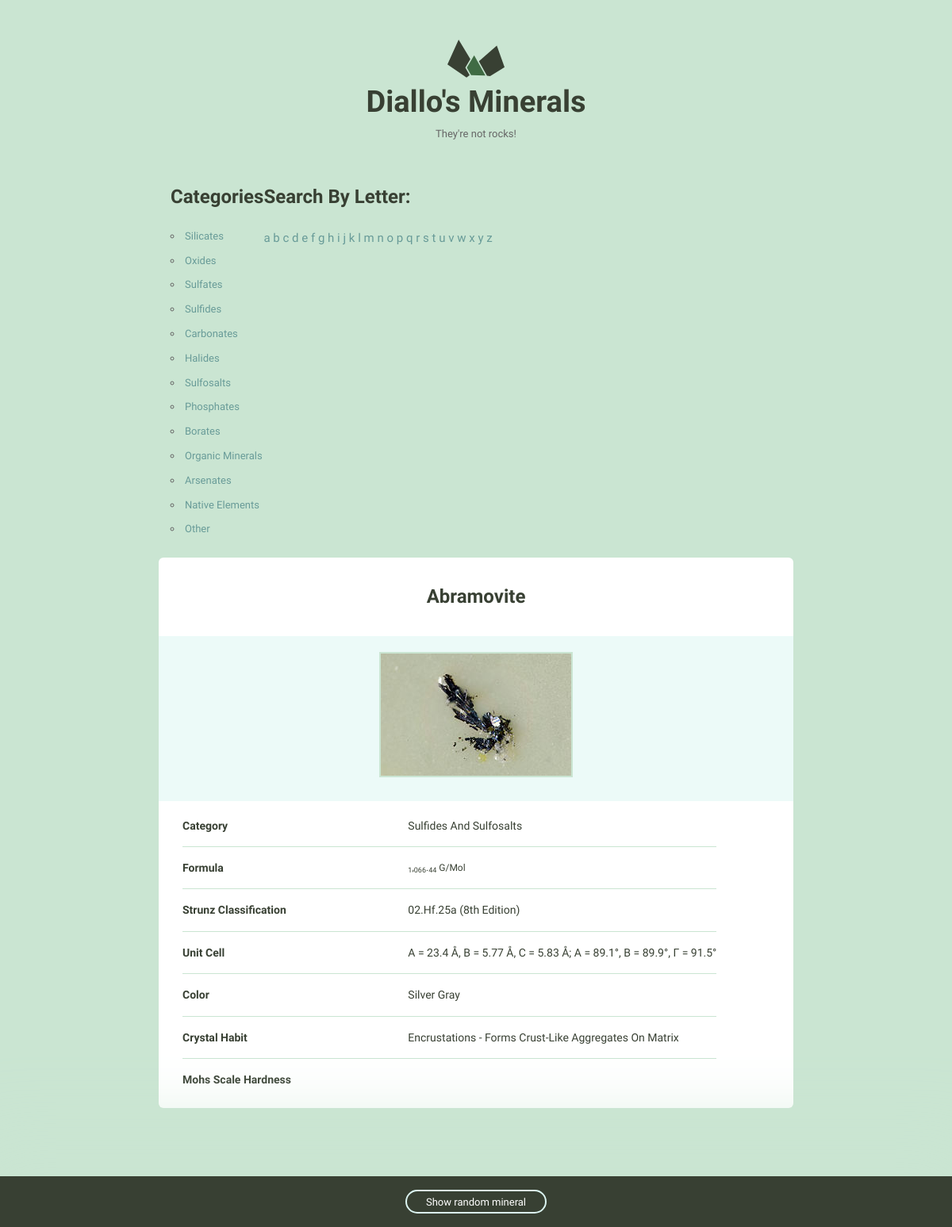
Page /4/ on the committed database.
### minerals/models.py (models this page shows, shortened)
class Mineral(models.Model):
    name = models.CharField(max_length=255)
    image_filename = models.CharField(max_length=255)
    image_caption = models.CharField(max_length=255, blank=True,
                                     default='', null=True)
    category = models.CharField(max_length=255, blank=True,
                                default='', null=True)
    formula = models.CharField(max_length=255, blank=True,
                               default='', null=True)
    strunz_classification = models.CharField(max_length=255, blank=True,
                                             default='', null=True)
    crystal_system = models.CharField(max_length=255, blank=True,
                                      default='', null=True)
    unit_cell = models.CharField(max_length=255, blank=True,
                                 default='', null=True)
    color = models.CharField(max_length=255, blank=True,
                             default='', null=True)
    crystal_symmetry = models.CharField(max_length=255, blank=True,
                                        default='', null=True)
    cleavage = models.CharField(max_length=255, blank=True,
                                default='', null=True)
    mohs_scale_hardness = models.CharField(max_length=255,
                                           blank=True, default='', null=True)
    luster = models.CharField(max_length=255, blank=True,
                              default='', null=True)
    streak = models.CharField(max_length=255, blank=True,
                              default='', null=True)
    diaphaneity = models.CharField(max_length=255, blank=True,
                                   default='', null=True)
    optical_properties = models.CharField(max_length=255, blank=True,
                                          default='', null=True)
    refractive_index = models.CharField(max_length=255, blank=True,
                                        default='', null=True)
    crystal_habit = models.CharField(max_length=255, blank=True,
                                     default='', null=True)
    specific_gravity = models.CharField(max_length=255, blank=True,
                                        default='', null=True)
    group = models.CharField(max_length=255, blank=True, default='', null=True)
    class Meta:
        ordering = ['name', ]

### minerals/views.py (the view)
# urls.py: url(r'^(?P<pk>\d+)/$', views.mineral_detail, name='detail'),
def mineral_detail(request, pk):
    mineral = get_object_or_404(Mineral, pk=pk)
    minerals = Mineral.objects.all()
    random_mineral = random.choice(minerals)
    return render(request, 'minerals/mineral_detail.html', {
        'mineral': mineral, 'random_mineral': random_mineral})

### minerals/templatetags/minerals_extras.py (called while the page is built)
@register.inclusion_tag('minerals/mineral_nav.html')
def nav_mineral_list():
    return {'groups': groups}

### minerals/templates/minerals/mineral_detail.html (shortened to what this page needs)
{% extends 'layout.html' %}
{% load static %}
{% block content %}
 <div class="grid-100 mineral__container">
      <h1 class="mineral__name">{{ mineral.name|title  }}</h1>
      <div class="mineral__image-bg">
        <img class="mineral__image" src="{% static 'minerals/img' %}/{{mineral.image_filename}}" alt="{{mineral.name|title }}">
        <p class="mineral__caption">{{ mineral.image_caption|title  }}</p>
      </div>
      <div class="mineral__table-container">
        <table class="mineral__table">
          <tr>
            <td class="mineral__category">Category</td>
            <td>{{ mineral.category|title  }}</td>
          </tr>
          <tr>
            <td class="mineral__category">Formula</td>
            <td class="mineral__formula">{{ mineral.formula|title|safe  }}</td>
          </tr>
          <tr>
            <td class="mineral__category">Strunz Classification</td>
            <td>{{ mineral.strunz_classification|title  }}</td>
          </tr>
          <tr>
            <td class="mineral__category">Unit Cell</td>
            <td>{{ mineral.unit_cell|title  }}</td>
          </tr>
          <tr>
            <td class="mineral__category">Color</td>
            <td>{{ mineral.color|title  }}</td>
          </tr>
          <tr>
            <td class="mineral__category">Crystal Habit</td>
            <td>{{ mineral.crystal_habit|title  }}</td>
          </tr>
          <tr>
            <td class="mineral__category">Mohs Scale Hardness</td>
            <td>{{ mineral.mohs_scale_hardness|title }}</td>
          </tr>
        </table>
      </div>
    </div>
{% endblock %}

### assets/css/global.css (style rules this page uses)
html { font-family: sans-serif; -ms-text-size-adjust: 100%; -webkit-text-size-adjust: 100%; }
body { margin: 0; }
h1 { font-size: 2em; margin: 0.67em 0; }
sub { font-size: 75%; line-height: 0; position: relative; vertical-align: baseline; bottom: -0.25em; }
img { border: 0; }
table { border-collapse: collapse; border-spacing: 0; }
td, th { padding: 0; }
html { font-size: 62.5%; }
body { background-color: #CAE5D2; font-size: 1.5em; line-height: 1.6; font-weight: 400; font-family: "Cousine"; color: #666; }
.grid, .grid-5, .grid-10, .grid-15, .grid-20, .grid-25, .grid-30, .grid-33, .grid-35, .grid-40, .grid-45, .grid-50, .grid-55, .grid-60, .grid-65, .grid-66, .grid-70, .grid-75, .grid-80, .grid-90, .grid-95, .grid-100 { float: left; box-sizing: border-box; position: relative; }
.grid-100 { width: 100%; padding: 0 15px; }
h1, h2, h3, h4, h5, h6 { margin-top: 0; margin-bottom: 2rem; font-weight: bold; font-family: "Work Sans", sans-serif; color: #384033; }
h1 { font-size: 3.8rem; }
@media (min-width: 550px) { h1 { font-size: 3.8rem; } }
p { margin-top: 0; font-size: 1.6rem; }
th, td { padding: 15px; text-align: left; border-bottom: 1px solid #e1e1e1; }
th:first-child, td:first-child { padding-left: 0; }
th:last-child, td:last-child { padding-right: 0; }
table, p, ul { margin-bottom: 2.5rem; }
.mineral__container { background-color: #fff; border-radius: 6px; list-style: none; padding: 0; text-align: center; }
.mineral__name { display: block; width: 100%; margin: 0; font-size: 24px; padding: 30px 0 30px 0; }
.mineral__image { display: block; margin: 0 auto; border: solid 2px #CAE5D2; }
.mineral__image-bg { background-color: #ecfaf8; padding: 20px 0; }
.mineral__caption { font-size: 12px; font-style: italic; padding: 10px 0 0 0; margin: 0; }
.mineral__table { font-size: 14px; color: #384033; }
.mineral__table td { border-color: #CAE5D2; }
.mineral__table tr:last-of-type td { border-bottom: none; padding-bottom: 0; }
.mineral__table-container { padding: 5px 30px 0; }
.mineral__category { font-weight: bold; width: 40%; }
.mineral__formula { font-size: 12px; }

### rows in the picture
Mineral: name "Abramovite", image_filename (picture), category "Sulfides And Sulfosalts", formula "1 , 066 . 44 G/Mol", strunz_classification "02.Hf.25a (8th Edition)", unit_cell "A = 23.4 Å, B = 5.77 Å, C = 5.83 Å; Α = 89.1°, Β = 89.9°, Γ = 91.5°", color "Silver Gray", crystal_habit "Encrustations - Forms Crust-Like Aggregates On Matrix"

### other values in the picture
{{ group }} "Silicates" "Oxides" "Sulfates" "Sulfides" "Carbonates" "Halides" "Sulfosalts" "Phosphates" "Borates" "Organic Minerals" "Arsenates" "Native Elements" "Other"
{{ letter }} "a" "b" "c" "d" "e" "f" "g" "h" "i" "j" "k" "l" "m" "n" "o" "p" "q" "r" "s" "t" "u" "v" "w" "x" "y" "z"
